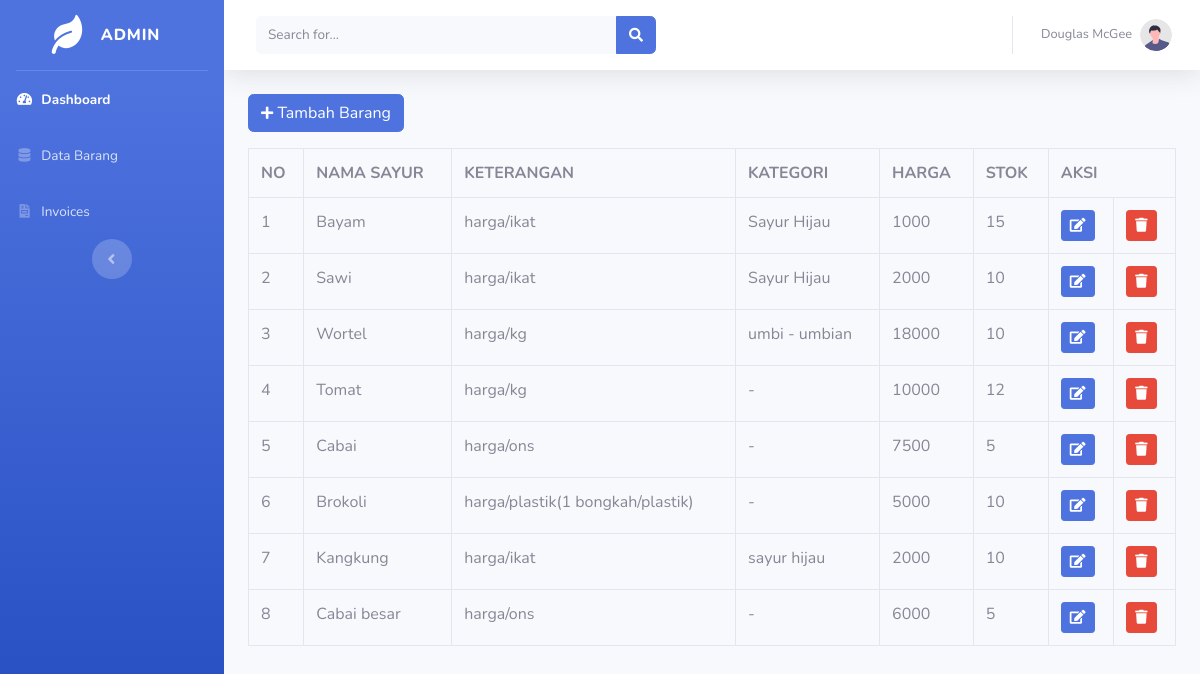
/toko_online/index.php/admin/data_barang, run on the app's committed database.
### tables this page shows
CREATE TABLE `sayuran` (
  `id_sayuran` int(11) NOT NULL,
  `nama_sayuran` varchar(120) NOT NULL,
  `keterangan` varchar(225) NOT NULL,
  `kategori` varchar(60) NOT NULL,
  `harga` int(11) NOT NULL,
  `stok` int(4) NOT NULL,
  `gambar` text NOT NULL
);

### toko_online/application/controllers/admin/data_barang.php (called while the page is built, shortened)
<?php
class data_barang extends CI_Controller{
	public function index()
{
		$data['barang'] = $this->model_barang->tampil_data()->result();
		$this->load->view('templates_admin/header');
        $this->load->view('templates_admin/sidebar');
        $this->load->view('admin/data_barang', $data);
        $this->load->view('templates/footer');
}
}

### toko_online/index.php (called while the page is built, shortened)
<?php
require_once BASEPATH.'core/CodeIgniter.php';

### toko_online/application/models/model_barang.php (called while the page is built, shortened)
<?php
class model_barang extends CI_model{
	public function tampil_data(){
		return $this->db->get('sayuran');
	}
}

### toko_online/application/views/admin/data_barang.php (the view, shortened to what this page needs)
<div class="container-fluid">
	<button type="button" class="btn btn-primary mb-3" data-toggle="modal" data-target="#tambah_barang">
		<i class="fas fa-plus fa-sm"></i> Tambah Barang</button>
	<table class="table table-bordered">
	<tr>
		<th>NO</th>
		<th>NAMA SAYUR</th>
		<th>KETERANGAN</th>
		<th>KATEGORI</th>
		<th>HARGA</th>
		<th>STOK</th>
		<th colspan="3">AKSI</th>
	</tr>
	<?php
	$no=1;
	foreach ($barang as $brg) : ?>
		<tr>
			<td><?php echo $no++ ?></td>
			<td><?php echo $brg->nama_sayuran ?></td>
			<td><?php echo $brg->keterangan ?></td>
			<td><?php echo $brg->kategori ?></td>
			<td><?php echo $brg->harga ?></td>
			<td><?php echo $brg->stok ?></td>
			<td><?php echo anchor('admin/data_barang/edit/' .$brg->id_sayuran, '<div class="btn btn-primary btn-sm"><i class="fa fa-edit"></i></div>') ?></td>
			<td><?php echo anchor('admin/data_barang/hapus/' .$brg->id_sayuran, '<div class="btn btn-danger btn-sm"><i class="fa fa-trash"></i></div>') ?></td>
		</tr>
	<?php endforeach; ?>
	</table>
</div>

### data on the page
sayuran: nama_sayuran "Bayam", keterangan "harga/ikat", kategori "Sayur Hijau", harga "1000", stok "15"
sayuran: nama_sayuran "Sawi", keterangan "harga/ikat", kategori "Sayur Hijau", harga "2000", stok "10"
sayuran: nama_sayuran "Wortel", keterangan "harga/kg", kategori "umbi - umbian", harga "18000", stok "10"
sayuran: nama_sayuran "Tomat", keterangan "harga/kg", kategori "-", harga "10000", stok "12"
sayuran: nama_sayuran "Cabai", keterangan "harga/ons", kategori "-", harga "7500", stok "5"
sayuran: nama_sayuran "Brokoli", keterangan "harga/plastik(1 bongkah/plastik)", kategori "-", harga "5000", stok "10"
sayuran: nama_sayuran "Kangkung", keterangan "harga/ikat", kategori "sayur hijau", harga "2000", stok "10"
sayuran: nama_sayuran "Cabai besar", keterangan "harga/ons", kategori "-", harga "6000", stok "5"
